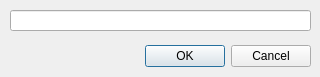
<?xml version="1.0" encoding="UTF-8"?>
<ui version="4.0">
 <class>CommentDialog</class>
 <widget class="QDialog" name="CommentDialog">
  <property name="geometry">
   <rect>
    <x>0</x>
    <y>0</y>
    <width>320</width>
    <height>77</height>
   </rect>
  </property>
  <property name="windowTitle">
   <string>Comment for protocol</string>
  </property>
  <widget class="QDialogButtonBox" name="buttonBox">
   <property name="geometry">
    <rect>
     <x>10</x>
     <y>40</y>
     <width>301</width>
     <height>32</height>
    </rect>
   </property>
   <property name="orientation">
    <enum>Qt::Orientation::Horizontal</enum>
   </property>
   <property name="standardButtons">
    <set>QDialogButtonBox::StandardButton::Cancel|QDialogButtonBox::StandardButton::Ok</set>
   </property>
  </widget>
  <widget class="QLineEdit" name="lineEdit">
   <property name="geometry">
    <rect>
     <x>10</x>
     <y>10</y>
     <width>301</width>
     <height>21</height>
    </rect>
   </property>
  </widget>
 </widget>
 <tabstops>
  <tabstop>lineEdit</tabstop>
 </tabstops>
 <resources/>
 <connections>
  <connection>
   <sender>buttonBox</sender>
   <signal>accepted()</signal>
   <receiver>CommentDialog</receiver>
   <slot>accept()</slot>
   <hints>
    <hint type="sourcelabel">
     <x>248</x>
     <y>254</y>
    </hint>
    <hint type="destinationlabel">
     <x>157</x>
     <y>274</y>
    </hint>
   </hints>
  </connection>
  <connection>
   <sender>buttonBox</sender>
   <signal>rejected()</signal>
   <receiver>CommentDialog</receiver>
   <slot>reject()</slot>
   <hints>
    <hint type="sourcelabel">
     <x>316</x>
     <y>260</y>
    </hint>
    <hint type="destinationlabel">
     <x>286</x>
     <y>274</y>
    </hint>
   </hints>
  </connection>
 </connections>
</ui>
